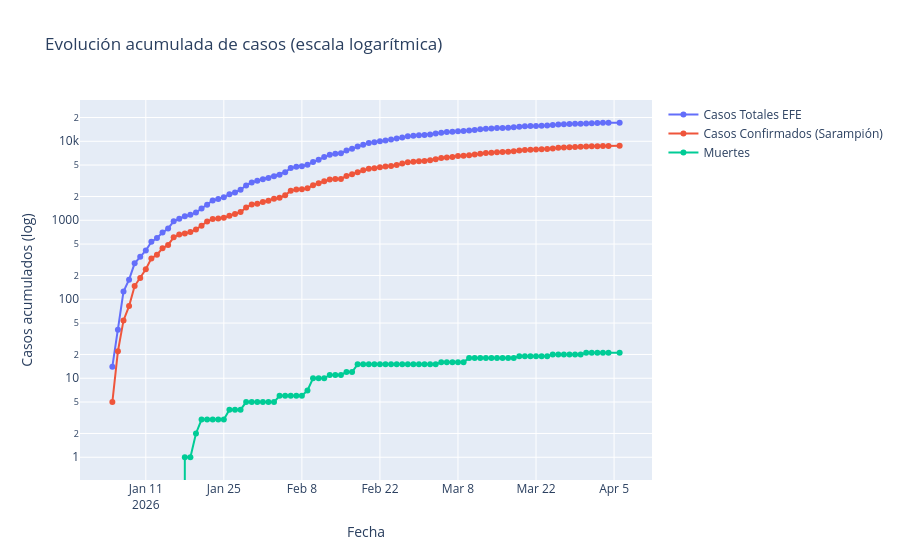

Notebook cell for this chart:
### Code cell
fig = go.Figure()

fig.add_trace(go.Scatter(
    x=daily['FECHA_DIAGNOSTICO'],
    y=daily['Casos_Totales'],
    mode='lines+markers',
    name='Casos Totales EFE'
))

fig.add_trace(go.Scatter(
    x=daily['FECHA_DIAGNOSTICO'],
    y=daily['Confirmados'],
    mode='lines+markers',
    name='Casos Confirmados (Sarampión)'
))

fig.add_trace(go.Scatter(
    x=daily['FECHA_DIAGNOSTICO'],
    y=daily['Muertes'],
    mode='lines+markers',
    name='Muertes'
))

fig.update_layout(
    title="Evolución acumulada de casos (escala logarítmica)",
    xaxis_title="Fecha",
    yaxis_title="Casos acumulados (log)",
    yaxis_type="log"
)

fig.show()
